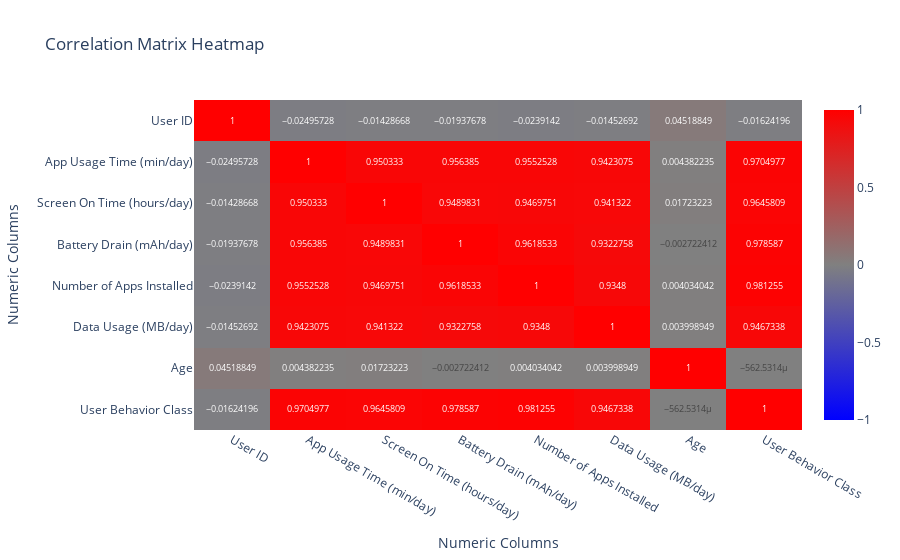

The code cell stored with this chart in its notebook:
### Code cell
# Chart 6: Heatmap - Correlation between all the numerical variables in the dataset.
numeric_columns = df.select_dtypes(include=[np.number]).columns.tolist()
correlation_data = df[numeric_columns].corr()

color_scale = [
    [0, 'blue'],  # -1 -> blue
    [0.5, 'grey'],  # 0 -> grey
    [1, 'red']  # 1 -> red
]

# Create a heatmap using Plotly with the custom color scale
fig = px.imshow(correlation_data, 
                text_auto=True,  # Display correlation values on the heatmap
                aspect="auto",   # Automatically adjusts the aspect ratio
                title="Correlation Matrix Heatmap",
                color_continuous_scale=color_scale,
                zmin=-1,  # Set minimum value for color scale
                zmax=1)   # Set maximum value for color scale

# Customize layout
fig.update_layout(
    xaxis_title="Numeric Columns",
    yaxis_title="Numeric Columns"
)

# Show the interactive heatmap
fig.show()

### Figure 1 — Plotly figure (JSON) as saved in the notebook; plotly's stock layout.template omitted (floating-point values rounded to 4 significant figures)
{"data": [{"coloraxis": "coloraxis", "hovertemplate": "x: %{x}<br>y: %{y}<br>color: %{z}<extra></extra>", "name": "0", "texttemplate": "%{z}", "type": "heatmap", "x": ["User ID", "App Usage Time (min/day)", "Screen On Time (hours/day)", "Battery Drain (mAh/day)", "Number of Apps Installed", "Data Usage (MB/day)", "Age", "User Behavior Class"], "xaxis": "x", "y": ["User ID", "App Usage Time (min/day)", "Screen On Time (hours/day)", "Battery Drain (mAh/day)", "Number of Apps Installed", "Data Usage (MB/day)", "Age", "User Behavior Class"], "yaxis": "y", "z": [[1, -0.02496, -0.01429, -0.01938, -0.02391, -0.01453, 0.04519, -0.01624], [-0.02496, 1, 0.9503, 0.9564, 0.9553, 0.9423, 0.004382, 0.9705], [-0.01429, 0.9503, 1, 0.949, 0.947, 0.9413, 0.01723, 0.9646], [-0.01938, 0.9564, 0.949, 1, 0.9619, 0.9323, -0.002722, 0.9786], [-0.02391, 0.9553, 0.947, 0.9619, 1, 0.9348, 0.004034, 0.9813], [-0.01453, 0.9423, 0.9413, 0.9323, 0.9348, 1, 0.003999, 0.9467], [0.04519, 0.004382, 0.01723, -0.002722, 0.004034, 0.003999, 1, -0.0005625], [-0.01624, 0.9705, 0.9646, 0.9786, 0.9813, 0.9467, -0.0005625, 1]]}], "layout": {"coloraxis": {"cmax": 1, "cmin": -1, "colorscale": [[0, "blue"], [0.5, "grey"], [1, "red"]]}, "title": {"text": "Correlation Matrix Heatmap"}, "xaxis": {"anchor": "y", "domain": [0, 1], "title": {"text": "Numeric Columns"}}, "yaxis": {"anchor": "x", "autorange": "reversed", "domain": [0, 1], "title": {"text": "Numeric Columns"}}}}
